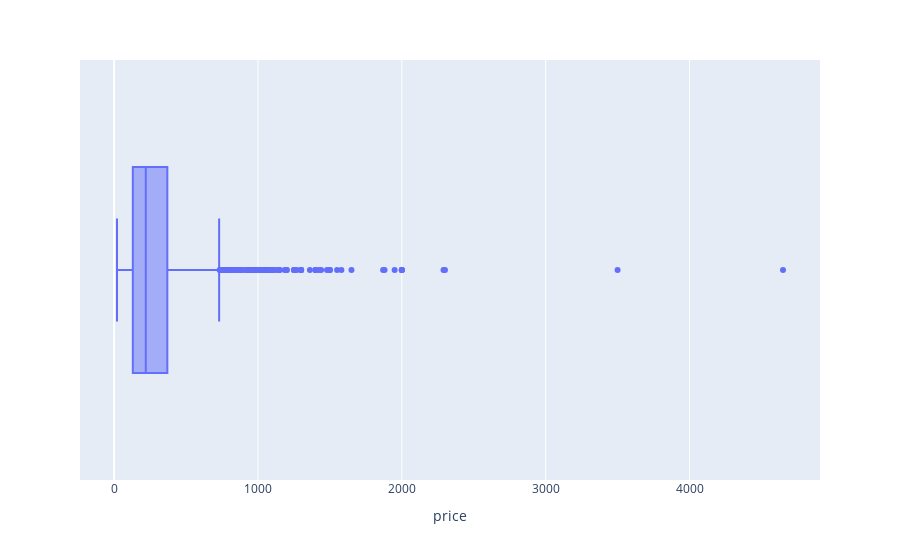

Write notebook code for a chart like this one.
### Markdown cell above
The most frequent price segment for phones in recent years is budget-friendly, from 75 up to 225 euros. This might imply that there is a lot of competition in budget phonne segment, with many manufacturers offering many different phones in this price range.

A long tail with low counts imply that there are a few of premium flagship phones.

### Code cell
pdf = df[['price']]
px.box(pdf, x='price')

### Figure 1 — Plotly figure (JSON) as saved in the notebook; plotly's stock layout.template omitted (floating-point values rounded to 4 significant figures; data arrays with more than 128 entries replaced by an {"elided": "..."} marker saying what was removed)
{"data": [{"alignmentgroup": "True", "hovertemplate": "price=%{x}<extra></extra>", "legendgroup": "", "marker": {"color": "#636efa"}, "name": "", "notched": false, "offsetgroup": "", "orientation": "h", "showlegend": false, "type": "box", "x": {"elided": "1359 float values"}, "x0": " ", "xaxis": "x", "y0": " ", "yaxis": "y"}], "layout": {"boxmode": "group", "legend": {"tracegroupgap": 0}, "margin": {"t": 60}, "xaxis": {"anchor": "y", "domain": [0, 1], "title": {"text": "price"}}, "yaxis": {"anchor": "x", "domain": [0, 1]}}}
